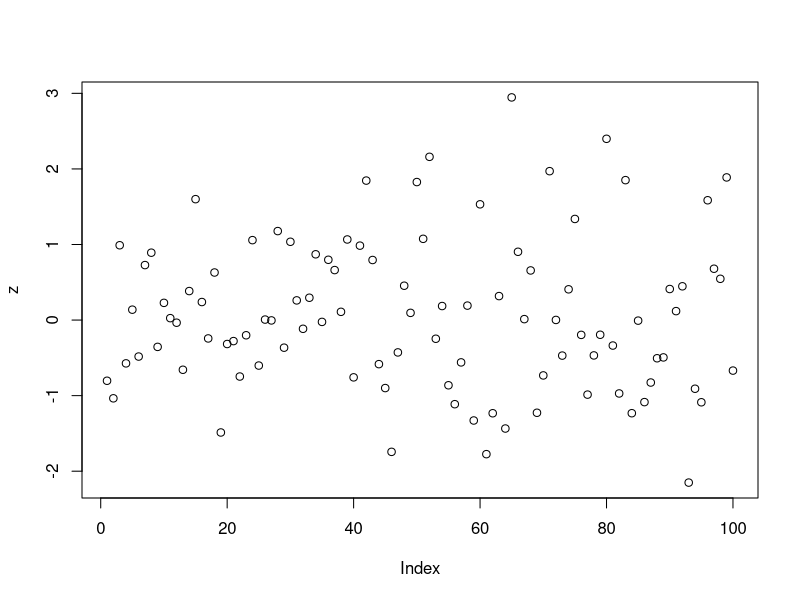
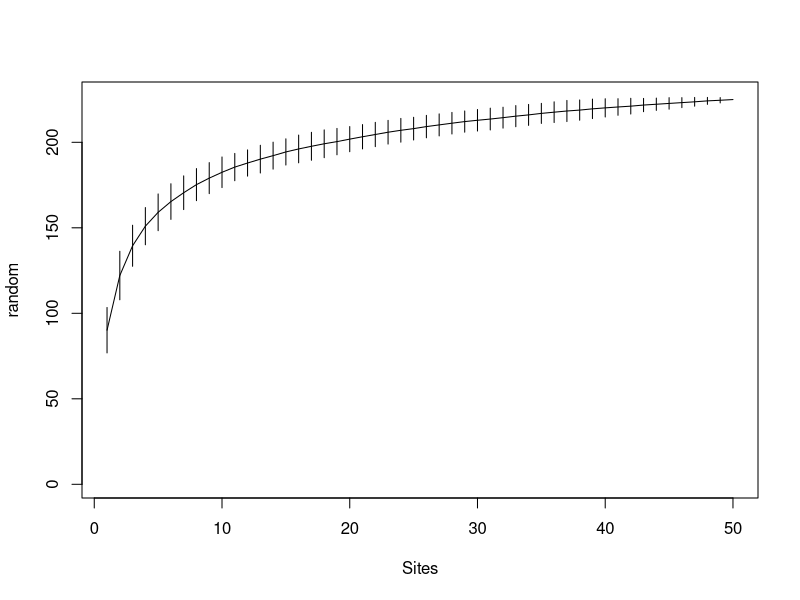

Generate these figures, in order, with R: (Note: this script raises an error after producing the figures.)
## ---- chunk 1
z=rnorm(100)
plot(z)
## ---- chunk 2
library(vegan)
x<-runif(10)
## ---- chunk 3
data(BCI)
a<-specaccum(BCI,method = "random")
plot(a)

## ---- chunk 4
head(BCI)
adonis2(BCI~prestondistr(x,))
## ---- chunk 5
plot(prestondistr(BCI))
